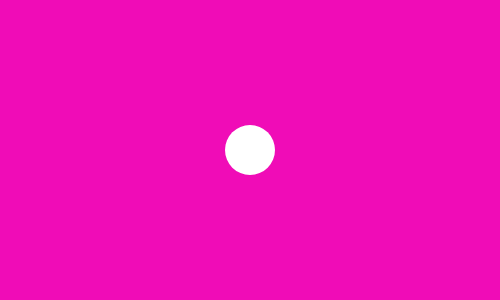
Frame 1 (no input)
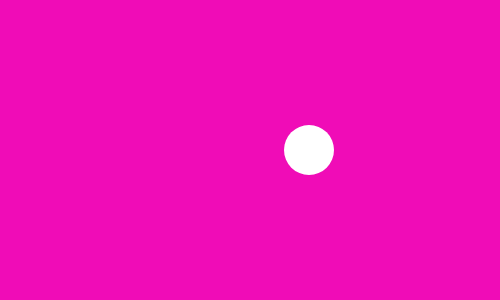
Frame 60 (no input)
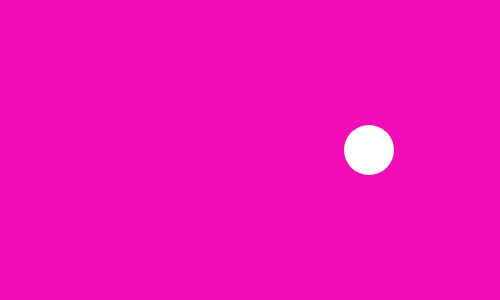
Frame 120 (the mouse pressed at the canvas centre since frame 60)

The p5.js sketch that drew these frames (run headless with seeded random() and noise() and a simulated clock; from frame 60 on, the mouse is pressed at the canvas centre):

// p5.js sketch
// ── sketch.js
var x = 250;
var dir = 1;

function setup() {
  createCanvas(500, 300);
  background(240, 12, 183);
  noStroke();
}

function draw() {
  background(240, 12, 183);
  fill(255);
  ellipse(x, 150, 50, 50);
  x = x + dir;
  if (x > 475 || x < 25) { // direction change
    dir = dir * -1;
  }
  // x = min(x + 1, 500);  -- when dir doesn't exist. to go to the other direction, use max
}
